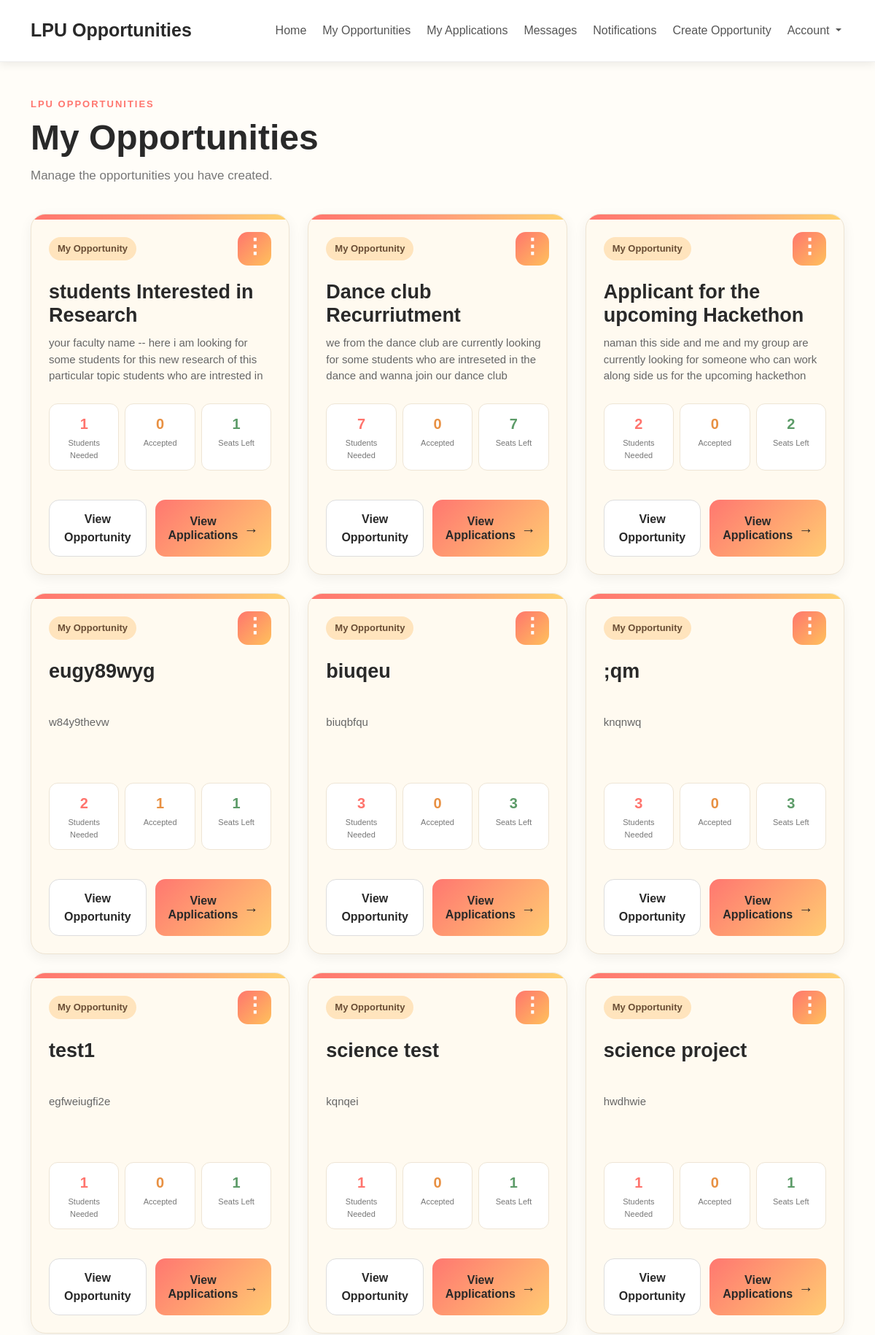
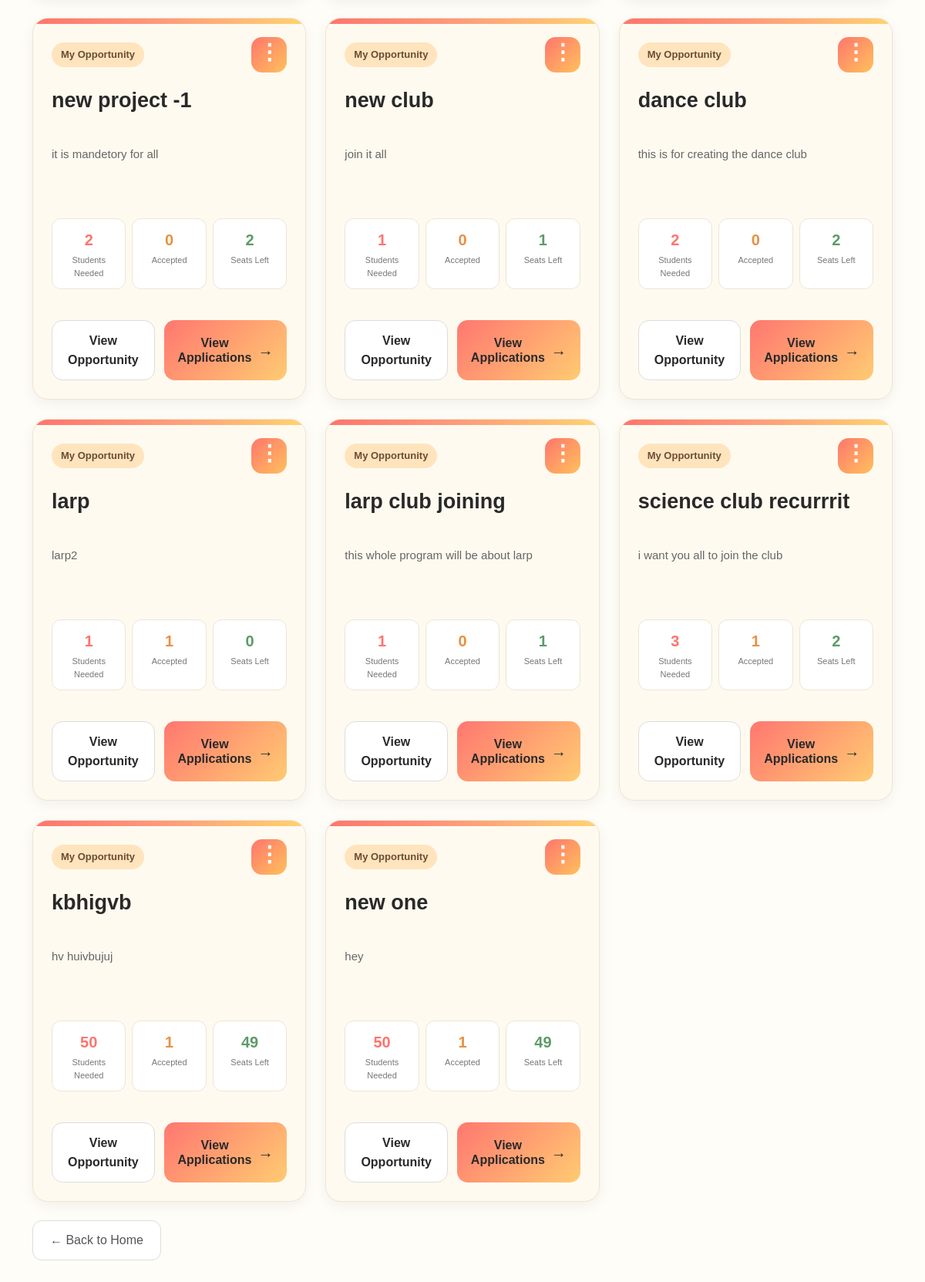
/my-opportunities/ (signed in), run on the app's committed database (2 pictures, top to bottom).
### home/models.py (models this page shows, shortened)
class Opportunity(models.Model):
    CATEGORY_CHOICES = [
        ("hackathon", "Hackathon"),
        ("research", "Research"),
        ("internship", "Internship"),
        ("workshop", "Workshop"),
        ("competition", "Competition"),
        ("event", "Event"),
        ("project", "Project"),
        ("club", "Club / Society"),
        ("volunteering", "Volunteering"),
        ("other", "Other"),
    ]
    posted_by = models.ForeignKey(User, on_delete=models.CASCADE)
    title = models.CharField(max_length=200)
    description = models.TextField(blank=True)
    category = models.CharField(
        max_length=20,
        choices=CATEGORY_CHOICES,
        default="other"
    )
    students_needed = models.IntegerField()
    created_at = models.DateTimeField(auto_now_add=True)
    member_left = models.BooleanField(default=False)

### home/views.py (the view)
@login_required
def my_opportunities(request):
    opportunities = Opportunity.objects.filter(
    posted_by=request.user
    ).order_by("-created_at")
    for opportunity in opportunities:
        opportunity.accepted_count = Application.objects.filter(
            opportunity=opportunity,
            status="accepted"
        ).count()
        opportunity.seats_left = (
            opportunity.students_needed - opportunity.accepted_count
        )
    return render(request, "my_opportunities.html", {
        "opportunities": opportunities
    })

### templates/my_opportunities.html (shortened to what this page needs)
{% extends "base.html" %}
{% block content %}
<div class="home-header">
    <p class="small-heading">
        LPU OPPORTUNITIES
    </p>
    <h1>
        My Opportunities
    </h1>
    <p class="home-subtitle">
        Manage the opportunities you have created.
    </p>
</div>
<div class="my-opportunities-grid">
    {% for opportunity in opportunities %}
    <div class="opportunity-card">
        <div class="opportunity-top">
            <span class="opportunity-badge">
                My Opportunity
            </span>
            <div class="opportunity-menu">
                <button
                    class="opportunity-menu-button"
                    type="button"
                    onclick="toggleOpportunityMenu(this)"
                >
                    ⋮
                </button>
            </div>
        </div>
        <h2 class="opportunity-title">
            {{ opportunity.title }}
        </h2>
        <p class="opportunity-description">
            {{ opportunity.description }}
        </p>
        <div class="opportunity-stats">
            <div class="stat-box">
                <span class="stat-number">
                    {{ opportunity.students_needed }}
                </span>
                <span class="stat-label">
                    Students Needed
                </span>
            </div>
            <div class="stat-box">
                <span class="stat-number accepted">
                    {{ opportunity.accepted_count }}
                </span>
                <span class="stat-label">
                    Accepted
                </span>
            </div>
            <div class="stat-box">
                <span class="stat-number available">
                    {{ opportunity.seats_left }}
                </span>
                <span class="stat-label">
                    Seats Left
                </span>
            </div>
        </div>
        <div class="my-opportunity-actions">
            <a
                href="{% url 'opportunity_detail' opportunity.id %}"
                class="view-opportunity-btn"
            >
                <span>View</span>
                <span>Opportunity</span>
            </a>
            <a
                href="{% url 'opportunity_applications' opportunity.id %}"
                class="applications-button"
            >
                <div class="applications-text">
                    <span>View</span>
                    <span>Applications</span>
                </div>
                <span class="applications-arrow">
                    →
                </span>
            </a>
        </div>
    </div>
    {% endfor %}
</div>
<br>
<a href="{% url 'home' %}" class="btn-back">
    ← Back to Home
</a>
{% endblock %}

### static/style.css (style rules this page uses)
body { background: #fffdf8; color: #292929; font-family: Arial, sans-serif; margin: 0; }
h1, h2, h3 { color: #292929; }
.home-header { margin-bottom: 40px; }
.small-heading { color: #ff766f; font-size: 13px; font-weight: 700; letter-spacing: 2px; margin-bottom: 8px; }
.home-header h1 { font-size: 48px; font-weight: 700; margin-bottom: 10px; }
.home-subtitle { color: #777777; font-size: 17px; margin-bottom: 0; }
.opportunity-card { background: #fffaf0; border: 1px solid #eee4d2; border-radius: 20px; padding: 24px; position: relative; overflow: hidden; display: flex; flex-direction: column; box-shadow: 0 5px 18px rgba(0, 0, 0, 0.06); transition: transform 0.25s ease, box-shadow 0.25s ease; }
.opportunity-card::before { content: ""; position: absolute; top: 0; left: 0; right: 0; height: 7px; background: linear-gradient( 90deg, #ff746d, #ff9c7a, #ffd36f ); }
.opportunity-top { display: flex; justify-content: space-between; align-items: center; margin-bottom: 20px; }
.opportunity-badge { background: #ffe4bd; color: #694d35; padding: 6px 12px; border-radius: 20px; font-size: 13px; font-weight: 600; }
.opportunity-title { font-size: 27px; font-weight: 700; margin-bottom: 10px; word-break: break-word; min-height: 65px; max-height: 72px; overflow: hidden; }
.opportunity-description { color: #666666; font-size: 15px; min-height: 72px; max-height: 72px; overflow: hidden; margin-bottom: 22px; overflow-wrap: anywhere; word-break: break-word; }
.opportunity-stats { display: grid; grid-template-columns: repeat(3, 1fr); gap: 8px; margin-bottom: 20px; }
.stat-box { background: #ffffff; border: 1px solid #eee5d5; border-radius: 12px; padding: 12px 7px; text-align: center; }
.stat-number { display: block; font-size: 20px; font-weight: 700; color: #ff746d; }
.stat-number.accepted { color: #e89042; }
.stat-number.available { color: #5c9b68; }
.stat-label { display: block; color: #777777; font-size: 11px; margin-top: 3px; }
.btn-back { display: inline-block; padding: 13px 22px; border-radius: 12px; text-decoration: none; color: #555; background: #fff; border: 1px solid #ddd; }
.my-opportunities-grid { display: grid; grid-template-columns: repeat(3, minmax(0, 1fr)); gap: 25px; }
.my-opportunity-actions { display: flex; gap: 12px; margin-top: 20px; }
.my-opportunity-actions a { flex: 1; min-width: 0; min-height: 78px; box-sizing: border-box; display: flex; align-items: center; justify-content: center; border-radius: 14px; text-decoration: none; font-size: 16px; font-weight: 600; text-align: center; transition: 0.2s ease; }
.view-opportunity-btn { flex-direction: column; gap: 1px; background: #ffffff; color: #292929; border: 1px solid #ddd; }
.applications-button { flex-direction: row; padding: 12px 14px; background: linear-gradient( 135deg, #ff7770, #ffcb72 ); color: #292929; }
.applications-text { display: flex; flex-direction: column; line-height: 1.2; }
.applications-arrow { font-size: 20px; margin-left: 8px; }
.opportunity-menu { position: relative; }
.opportunity-menu-button { width: 46px; height: 46px; border: none; border-radius: 14px; background: linear-gradient( 135deg, #ff766d, #ffc15c ); color: white; font-size: 28px; font-weight: 700; line-height: 1; cursor: pointer; display: flex; align-items: center; justify-content: center; padding-bottom: 7px; }

### data on the page
Opportunity: title "students Interested in Research", description "your faculty name -- here i am looking for some students for this new research of this particular topic students who are intrested in…", students_needed "1", accepted_count "0", seats_left "1"
Opportunity: title "Dance club Recurriutment", description "we from the dance club are currently looking for some students who are intreseted in the dance and wanna join our dance club", students_needed "7", accepted_count "0", seats_left "7"
Opportunity: title "Applicant for the upcoming Hackethon", description "naman this side and me and my group are currently looking for someone who can work along side us for the upcoming hackethon", students_needed "2", accepted_count "0", seats_left "2"
Opportunity: title "eugy89wyg", description "w84y9thevw", students_needed "2", accepted_count "1", seats_left "1"
Opportunity: title "biuqeu", description "biuqbfqu", students_needed "3", accepted_count "0", seats_left "3"
Opportunity: title ";qm", description "knqnwq", students_needed "3", accepted_count "0", seats_left "3"
Opportunity: title "test1", description "egfweiugfi2e", students_needed "1", accepted_count "0", seats_left "1"
Opportunity: title "science test", description "kqnqei", students_needed "1", accepted_count "0", seats_left "1"
Opportunity: title "science project", description "hwdhwie", students_needed "1", accepted_count "0", seats_left "1"
Opportunity: title "new project -1", description "it is mandetory for all", students_needed "2", accepted_count "0", seats_left "2"
Opportunity: title "new club", description "join it all", students_needed "1", accepted_count "0", seats_left "1"
Opportunity: title "dance club", description "this is for creating the dance club", students_needed "2", accepted_count "0", seats_left "2"
Opportunity: title "larp", description "larp2", students_needed "1", accepted_count "1", seats_left "0"
Opportunity: title "larp club joining", description "this whole program will be about larp", students_needed "1", accepted_count "0", seats_left "1"
Opportunity: title "science club recurrrit", description "i want you all to join the club", students_needed "3", accepted_count "1", seats_left "2"
Opportunity: title "kbhigvb", description "hv huivbujuj", students_needed "50", accepted_count "1", seats_left "49"
Opportunity: title "new one", description "hey", students_needed "50", accepted_count "1", seats_left "49"
